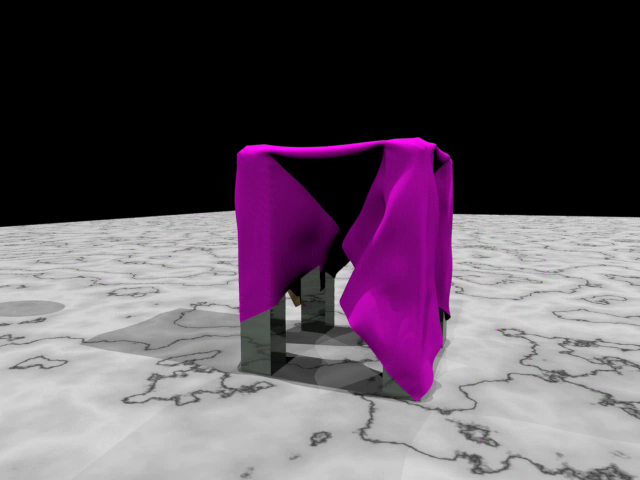
#> input picture frame 9 of aula 20-09/cloth2.avi, 1280 x 960 px (shown at 1/2 size)
$ python video2.py   (older library calls are emulated)
#> lines starting #> are read from the running program, lines starting #| are printed output that depends on the picture; after the words box and inside, x2 and y2 are one past the last pixel; in counts of white or black regions, pixels touching at a corner belong together
#pip3 install opencv-python

import cv2
#import numpy as np
#from matplotlib import pyplot as plt

cap=cv2.VideoCapture("cloth2.avi")

while(True):


    ret, frame = cap.read()
#> frame is the input picture: shape (960, 1280, 3); mean B, G, R 96, 83.7, 96.8
    cv2.imshow("frame", frame)

    gray = cv2.cvtColor(frame, cv2.COLOR_BGR2GRAY)
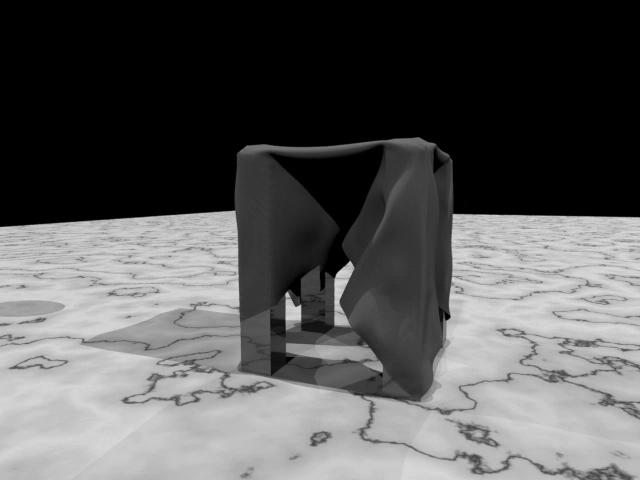
#> gray: shape (960, 1280) (shown at 1/2 size); min 0, max 224, mean 89

    #tupla é um objeto
    #threshowd de binarizacao para binarizar a imagem, ou seja deixar em preto e branco
    #ou preto ou branco
    ret2, binaria = cv2.threshold(gray,100, 255,cv2.THRESH_BINARY)
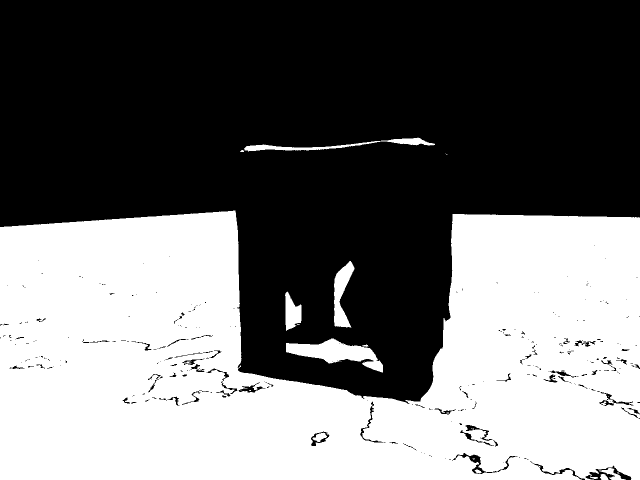
#> binaria: shape (960, 1280) (shown at 1/2 size); 43.5% white; 28 white regions (16 under 20 px), largest, box (x1, y1, x2, y2) and area: (0, 421, 1280, 960) 521063, (572, 677, 766, 745) 5807, (668, 522, 709, 655) 2837

    #cv2.imshow("binaria", binaria)

    #aplicando filtro para remover ruidos
    mediana = cv2.medianBlur(frame, 5)
    #cv2.imshow("mediana", mediana)


    #Aplicando filtro canny

    edges = cv2.Canny(gray, 100,200)
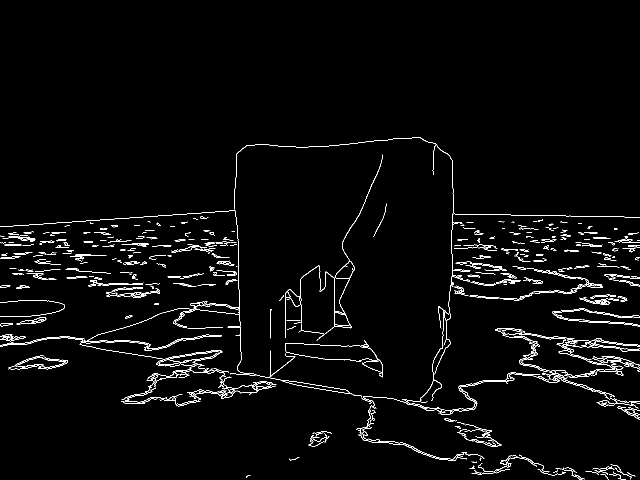
#> edges: shape (960, 1280) (shown at 1/2 size); 2.4% white in thin lines or dots, all inside (x1, y1, x2, y2) = (0, 274, 1280, 960)
    cv2.imshow("canny", edges)


    cv2.imshow("gray", gray)

    #sobel determina horizontal, vertical e

    sobelX = cv2.Sobel(gray, cv2.CV_64F,1,0,ksize=5)
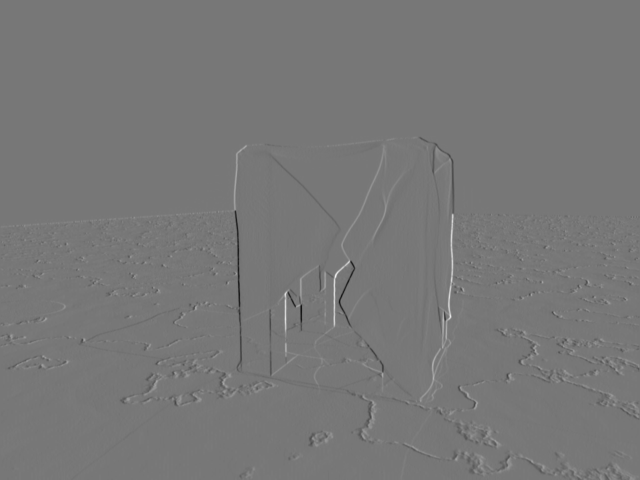
#> sobelX: shape (960, 1280) float64 (shown at 1/2 size); min -7375, max 8320, mean 0; drawn with min black and max white
    sobelY = cv2.Sobel(gray, cv2.CV_64F, 0,1, ksize=5)
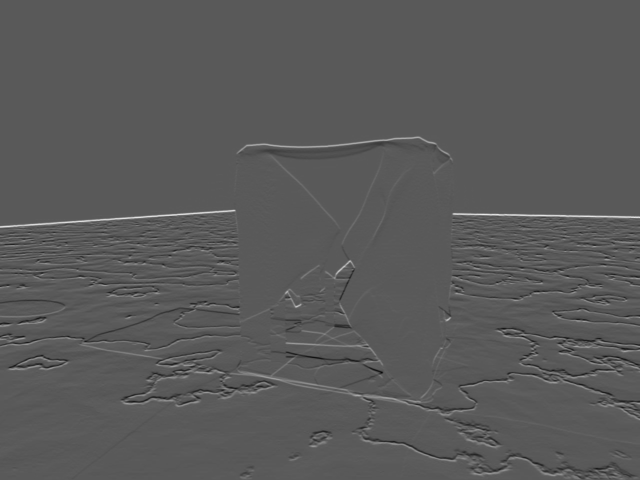
#> sobelY: shape (960, 1280) float64 (shown at 1/2 size); min -5054, max 9299, mean 24.5; drawn with min black and max white

    #pega uma porcentagem da primeira imagem
    #uma porcentagem da segunda imagem e um terceiro elemento
    #para gerar uma terceira imagem
    sobel = cv2.addWeighted(sobelX, 1, sobelY, 1 ,0)
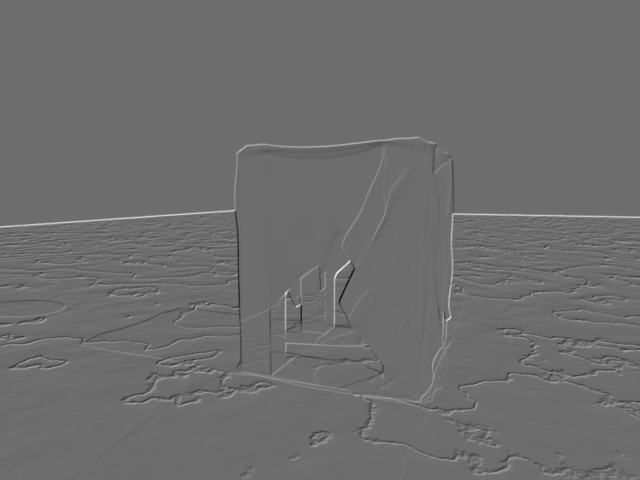
#> sobel: shape (960, 1280) float64 (shown at 1/2 size); min -9218, max 12244, mean 24.5; drawn with min black and max white

    cv2.imshow("sobel", sobel)
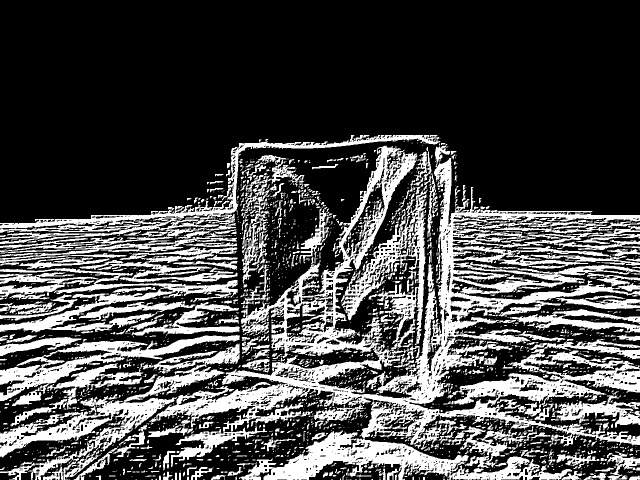
#> window 'sobel': shape (960, 1280) (shown at 1/2 size); 28.6% white; 2190 white regions (1665 under 20 px), largest, box (x1, y1, x2, y2) and area: (298, 291, 1280, 960) 175522, (0, 687, 480, 960) 23035, (0, 270, 881, 488) 17869

    #Condicao de parada
    if cv2.waitKey(1) & 0xFF == ord('q'):
#> (key q is pressed here)
        break

#Libera a captura
cap.release()
#Destroi as telas
cv2.destroyAllWindows()

$ run again, starting later in the video
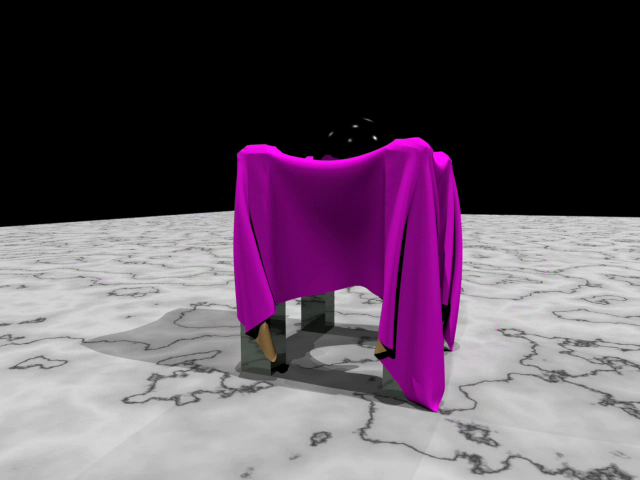
#> input picture frame 41 of aula 20-09/cloth2.avi, 1280 x 960 px (shown at 1/2 size)
#> frame is the input picture: shape (960, 1280, 3); mean B, G, R 97.1, 82.4, 98.1
#> `ret2, binaria = cv2.threshold(gray,100, 255,cv2.THRESH_BINARY)`:
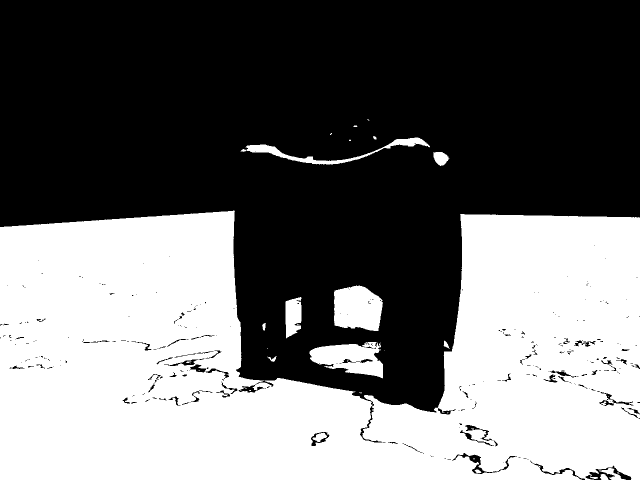
#> binaria: shape (960, 1280) (shown at 1/2 size); 43.2% white; 39 white regions (22 under 20 px), largest, box (x1, y1, x2, y2) and area: (0, 421, 1280, 960) 508756, (668, 571, 766, 662) 7265, (619, 684, 766, 757) 6652
#> edges: shape (960, 1280); 2.5% white in thin lines or dots, all inside (x1, y1, x2, y2) = (0, 236, 1280, 960)
#> `cv2.imshow("sobel", sobel)`:
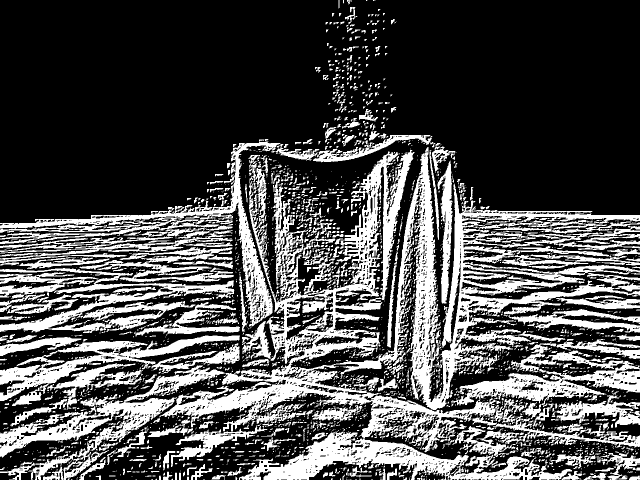
#> window 'sobel': shape (960, 1280) (shown at 1/2 size); 30.2% white; 2473 white regions (1915 under 20 px), largest, box (x1, y1, x2, y2) and area: (0, 294, 1280, 960) 196534, (0, 283, 561, 657) 20138, (0, 536, 469, 666) 15494

$ run again, starting later in the video
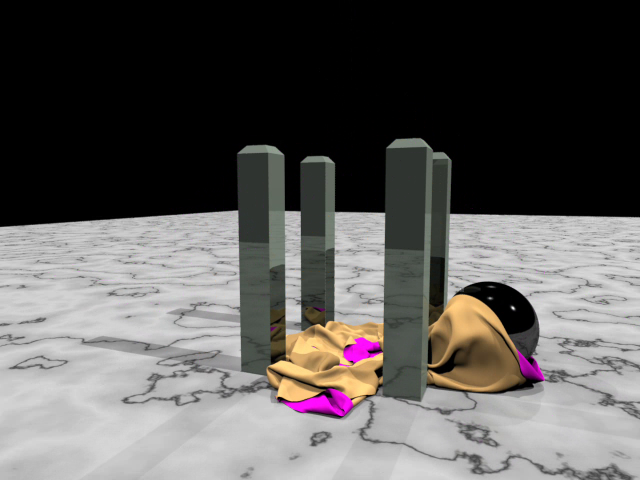
#> input picture frame 74 of aula 20-09/cloth2.avi, 1280 x 960 px (shown at 1/2 size)
#> frame is the input picture: shape (960, 1280, 3); mean B, G, R 90.4, 92.1, 94.5
#> `ret2, binaria = cv2.threshold(gray,100, 255,cv2.THRESH_BINARY)`:
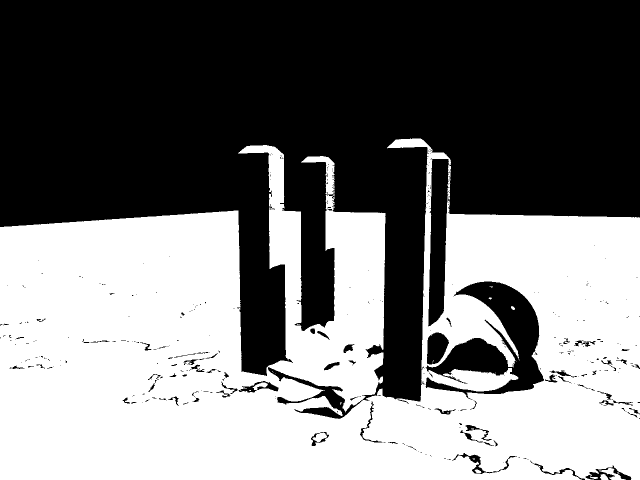
#> binaria: shape (960, 1280) (shown at 1/2 size); 46.5% white; 28 white regions (23 under 20 px), largest, box (x1, y1, x2, y2) and area: (0, 277, 1280, 960) 570984, (1198, 936, 1252, 960) 443, (1200, 948, 1217, 960) 146, (1180, 953, 1196, 958) 48, (1022, 612, 1030, 620) 43
#> edges: shape (960, 1280); 2.9% white in thin lines or dots, all inside (x1, y1, x2, y2) = (0, 276, 1280, 960)
#> `cv2.imshow("sobel", sobel)`:
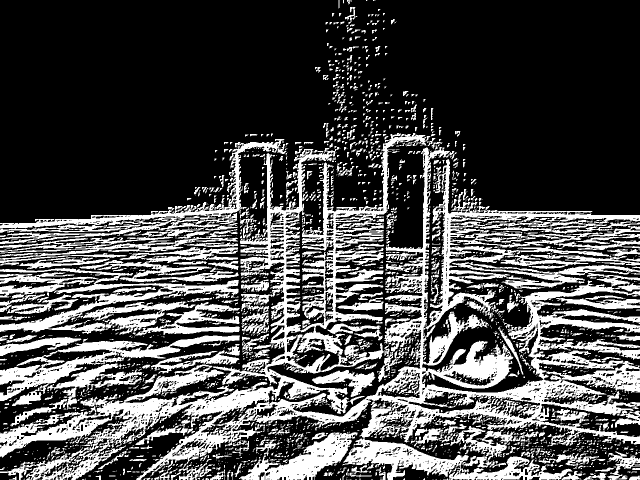
#> window 'sobel': shape (960, 1280) (shown at 1/2 size); 29.4% white; 2447 white regions (1860 under 20 px), largest, box (x1, y1, x2, y2) and area: (0, 266, 1280, 960) 203939, (0, 536, 478, 670) 16216, (0, 278, 573, 488) 14723
